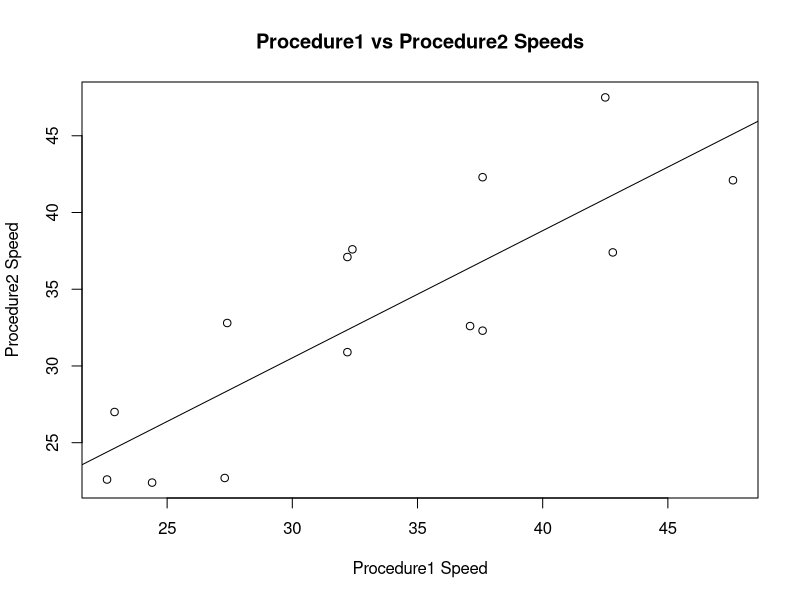

Generate this figure with R:
# Question 1

library(data.table)

DT = data.table("Procedure1"=c(22.6,27.4,32.2,37.6,42.8,37.1,32.4,27.3,32.2,24.4,42.5,37.6,22.9,47.6),
                "Procedure2"=c(22.6,32.8,30.9,42.3,37.4,32.6,37.6,22.7,37.1,22.4,47.5,32.3,27.0,42.1))

#a) Calculate the mean and standard deviation of speeds for the two data sets separately.
m1<-mean(DT$Procedure1)
m2<-mean(DT$Procedure2)
sd1<-sd(DT$Procedure1)
sd2<-sd(DT$Procedure2)

#b) Are the speeds calculated using procedure 1 higher than 25 mph at a level of significance 0.05? 
t.test(DT$Procedure1, mu=25, alternative = 'greater')

#Results: Yes, with a p-value less than 0.05, we can conclude that the speeds
#are higher than 25mph at a level of significance 0.05.


#c) In order to find whether the data from both procedures are the same, 
#   conduct tests on the mean at a level of significance of 0.05. 
#   State your hypotheses and assume that the variances are equal. 
#   Do the necessary calculations and present your results.

#Null: There is no significant difference in the speeds calculated using
#procedures 1 & 2. 
#Alternate: There is a significant difference in the speeds calculate using
#procedures 1 & 2. 

t.test(DT$Procedure1, DT$Procedure2, paired=TRUE, var.equal=TRUE)

#Results: Cannot reject the Null. Since the p-value is larger than 0.05, 
#we cannot conclude that a significant difference exists between the two
#procedures. 


#d) Would it have been more appropriate to use the paired-t test in (b) rather than a 
#   simple t-test and why?

#A paired t test would be more appropriate since the speed observations for procedure 1
#and procedure 2 are paired and we are interested in comparing the results of the 
#two procedures. 


#e) Regress speeds measured by procedure 1 against speeds measured by procedure 2. 
#   Show the regression results and discuss on the hypothesis tests used in the regression model. 
plot(DT$Procedure1, DT$Procedure2, xlab='Procedure1 Speed', ylab='Procedure2 Speed', title(main = 'Procedure1 vs Procedure2 Speeds'))
mod <- lm(DT$Procedure1~ DT$Procedure2)
abline(mod)
summary(mod)

#Null: There is a significant difference in the speeds calculated using
#procedures 1 & 2. 
#Alternate: There is no significant difference in the speeds calculate using
#procedures 1 & 2. 

#Results: The linear regression accounts for ~66% of the variance in speeds and fits the 
#data relatively well. With a p-value less than 0.05, we can reject the Null that 
#there is significant variance in the speeds of procedure 1 and procedure 2. 




#Question 2

# Get current working directory
setwd('/Users/tashaygreen/Downloads')

# Read in data
SpeedData <- read.table("speed.csv", header = T, sep = ',')
SpeedData <- read.csv("speed.csv")
SpeedData <- read.delim("speed.csv", header = T, sep = ',')

#a) Use the dataset “speed.csv” to validate the relationship between space mean speed and time mean speed.
SpeedData['validation']= SpeedData$time.mean.speed - ((var(SpeedData$time.mean.speed))/ SpeedData$time.mean.speed)
SpeedData

#Null: The calculated space mean speed is equal to the calculated 
#space mean speed at a level of confidence 0.05.
#Alternate: The calculated space mean speed is not equal to the calculated 
#space mean speed at a level of confidence 0.05. 

t.test(SpeedData$validation, SpeedData$space.mean.speed)

#Results: With a p value greater than 0.05, we cannot reject the Null hypothesis. 
#Therefore, we can conclude that the calculated and observed values for space mean speed
#are the same at level of significance 0.05. 
#We are able to validate the relationship between space mean speed and time mean speed. 
